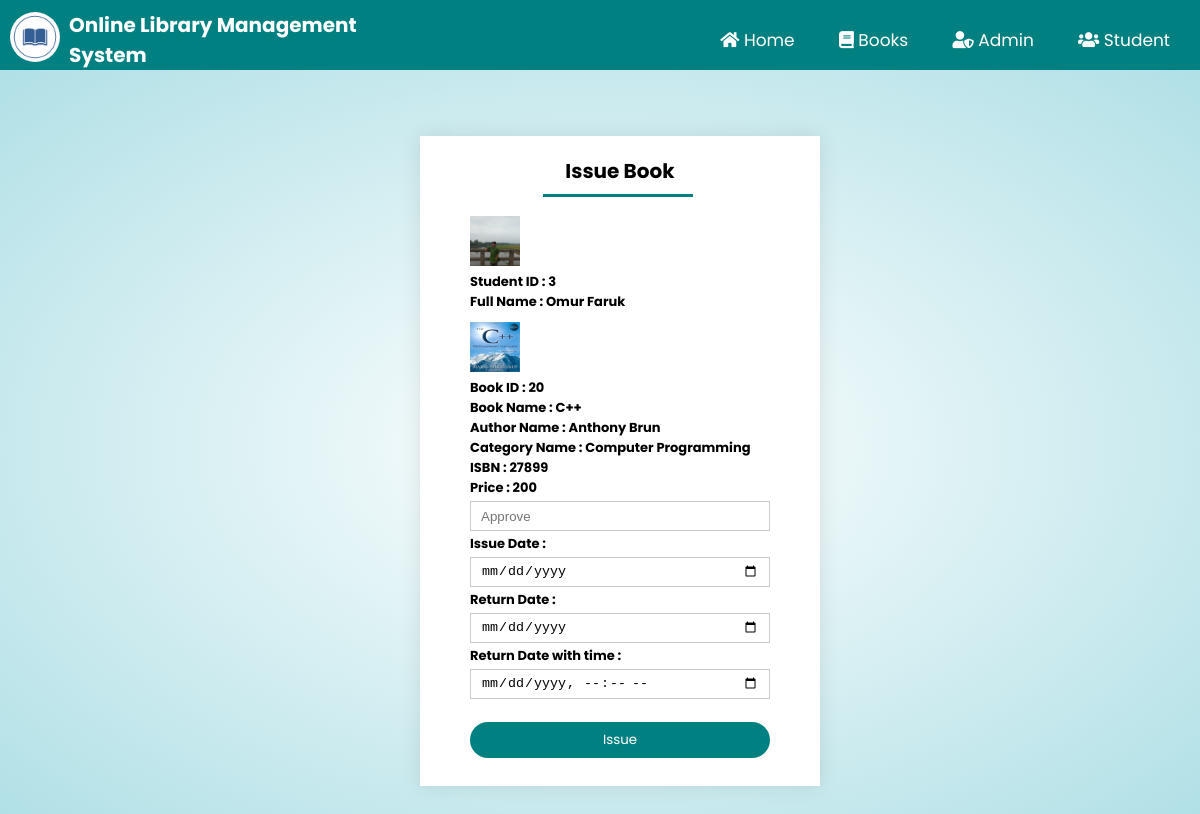
Page /issue_book.php?ed=3&ed1=20 on the committed database.
### tables this page shows
CREATE TABLE `issueinfo` (
  `studentid` int(100) NOT NULL,
  `bookid` int(100) NOT NULL,
  `issuedate` date NOT NULL,
  `returndate` date NOT NULL,
  `approve` varchar(200) NOT NULL,
  `fine` int(100) NOT NULL
);

CREATE TABLE `student` (
  `studentid` int(111) NOT NULL,
  `student_username` varchar(111) NOT NULL,
  `FullName` varchar(111) NOT NULL,
  `Email` varchar(111) NOT NULL,
  `Password` varchar(111) NOT NULL,
  `PhoneNumber` varchar(111) NOT NULL,
  `studentpic` varchar(100) NOT NULL
);

CREATE TABLE `books` (
  `bookid` int(100) NOT NULL,
  `bookpic` varchar(500) NOT NULL,
  `bookname` varchar(100) NOT NULL,
  `authorid` int(100) NOT NULL,
  `categoryid` int(100) NOT NULL,
  `ISBN` varchar(100) NOT NULL,
  `price` int(100) NOT NULL,
  `quantity` int(100) NOT NULL,
  `status` varchar(100) NOT NULL
);

CREATE TABLE `authors` (
  `authorid` int(111) NOT NULL,
  `authorname` varchar(111) NOT NULL
);

CREATE TABLE `category` (
  `categoryid` int(111) NOT NULL,
  `categoryname` varchar(111) NOT NULL
);

### issue_book.php (the view, shortened to what this page needs)
<?php
	include "connection.php";
    include "admin_navbar.php";
?>
<!DOCTYPE html>
<html lang="en">
<head>
    <link rel="stylesheet" href="https://cdnjs.cloudflare.com/ajax/libs/font-awesome/5.15.2/css/all.min.css" />
    <link rel="stylesheet" href="style.css?v=<?php echo time(); ?>">
</head>
<body>
    <div class="edit-profile-container">
        <?php
			$studentid=$_GET['ed'];
			$bookid=$_GET['ed1'];
			$q= "SELECT student.studentid,FullName,studentpic,issueinfo.bookid,books.bookname,ISBN,price,bookpic,issuedate,returndate,approve,authors.authorname,category.categoryname From issueinfo inner join student on issueinfo.studentid=student.studentid inner join books on issueinfo.bookid=books.bookid join authors on authors.authorid=books.authorid join category on category.categoryid=books.categoryid where student.studentid=$studentid and approve='' and issueinfo.bookid=$bookid";
			$res=mysqli_query($db,$q) or die(mysqli_error());
			$row=mysqli_fetch_assoc($res);
				$studentid=$row['studentid'];
				$studentpic=$row['studentpic'];
				$FullName=$row['FullName'];
				$bookid=$row['bookid'];
				$bookpic=$row['bookpic'];
				$bookname=$row['bookname'];
				$authorname=$row['authorname'];
				$categoryname=$row['categoryname'];
				$ISBN=$row['ISBN'];
				$price=$row['price'];
	    ?>
        <div class="form form-book">
            <div class="form-container edit-form-container issue-book-container edit-book-container">
                <div class="form-btn">
                    <span onclick="login()" style="width: 100%;">Issue Book</span>
                    <hr id="indicator" class="add-author">
                </div>
                <form action="" id="loginform" method="post" enctype="multipart/form-data">
                    <div class="label">
                        <?php echo "<img width='50px' height='50px' src='images/".$studentpic."'>"?>
                    </div>
                    <div class="label">
                        <label for="studentid">Student ID : </label>
                        <b style="font-size: 13px;">
                        <?php
			                echo $studentid;
			            ?>
                    </b><br>
                    </div>
                    <div class="label">
                        <label for="studentid">Full Name : </label>
                        <b style="font-size: 13px;">
                        <?php
			                echo $FullName;
			            ?>
                    </b><br>
                    </div>
                    <div class="label" style="margin-top: 10px;">
                        <?php echo "<img width='50px' height='50px' src='images/".$bookpic."'>"?>
                    </div>
                    <div class="label">
                        <label for="studentid">Book ID : </label>
                        <b style="font-size: 13px;">
                        <?php
			                echo $bookid;
			            ?>
                    </b><br>
                    </div>
                    <div class="label">
                        <label for="studentid">Book Name : </label>
                        <b style="font-size: 13px;">
                        <?php
			                echo $bookname;
			            ?>
                    </b><br>
                    </div>
                    <div class="label">
                        <label for="studentid">Author Name : </label>
                        <b style="font-size: 13px;">
                        <?php
			                echo $authorname;
			            ?>
                    </b><br>
                    </div>
                    <div class="label">
                        <label for="studentid">Category Name : </label>
                        <b style="font-size: 13px;">
                        <?php
			                echo $categoryname;
			            ?>
                    </b><br>
                    </div>
                    <div class="label">
                        <label for="studentid">ISBN : </label>
                        <b style="font-size: 13px;">
                        <?php
			                echo $ISBN;
			            ?>
                    </b><br>
                    </div>
                    <div class="label">
                        <label for="studentid">Price : </label>
                        <b style="font-size: 13px;">
                        <?php
			                echo $price;
			            ?>
                    </b><br>
                    </div>
                    <input type="text"  name="approve" placeholder="Approve">
                    <div class="label">
                        <label for="status">Issue Date : </label>
                    </div>
                    <input type="date"  name="issuedate">
                    <div class="label">
                        <label for="status">Return Date : </label>
                    </div>
                    <input type="date"  name="returndate">
                    <div class="label">
                        <label for="status">Return Date with time : </label>
                    </div>
                    <input type="datetime-local"  name="returndatetime">
                    <button type="submit" class="btn" name="submit" style="margin-top: 20px;">Issue</button>
                </form>
            </div>
        </div>
    </div>
</body>
</html>

### style.css (style rules this page uses)
html { scroll-behavior: smooth; }
* { margin: 0; padding: 0; box-sizing: border-box; }
body { font-family: 'Poppins', sans-serif; }
.btn { font-family: 'Poppins', sans-serif; }
.form { position: absolute; top: 55%; left: 35%; transform: translateY(-50%); text-align: center; }
.form-container { background: #fff; width: 400px; height: 500px; position: relative; padding: 20px 0; margin: auto; box-shadow: 0 0 20px 0px rgba(0,0,0,0.1); overflow: hidden; }
.form-container span { font-weight: bold; padding: 0 10px; cursor: pointer; width: 150px; display: inline-block; }
.form-btn { display: inline-block; }
.form-btn span { font-size: 20px; font-weight: bold; }
.form-container form { max-width: 400px; padding: 0 20px; position: absolute; top: 100px; transition: 1s; }
form input { width: 300px; height: 30px; margin: 10px 0; padding: 0 10px; border: 1px solid #ccc; }
.label { text-align: left; margin-left: 30px; font-size: 13px; }
form .btn { width: 300px; border: none; cursor: pointer; margin-top: 10px; margin-bottom: 10px; }
.edit-profile-container { background: radial-gradient(#fff,powderblue); width: 100%; padding-top: 50px; padding-bottom: 700px; }
.edit-profile-container .form label { text-align: left; font-weight: bold; }
.edit-profile-container .form-container { height: 450px; margin-top: 50px; }
.edit-profile-container .edit-form-container { height: 550px; }
.edit-book-container form input { margin: 3px 0; }
.edit-profile-container .edit-book-container { height: 650px; margin-top: 30px; }
.edit-profile-container .issue-book-container { height: 650px; margin-top: 20px; }
.edit-book-container form { top: 80px; }
#loginform { left: 0; }
.btn { display: inline-block; background-color: teal; color: #fff; padding: 8px 30px; border-radius: 30px; transition: background-color 0.4s; outline: none; }
#indicator { width: 150px; border: none; background: teal; height: 3px; margin-top: 8px; transition: 1s; transform: translateX(10px); }
.add-author { margin-right: 25px; }

### rows in the picture
issueinfo: student.studentpic (picture), student.studentid "3", student.FullName "Omur Faruk", bookid.bookpic (picture), bookid "20", bookid.bookname "C++", authors.authorname "Anthony Brun", category.categoryname "Computer Programming", bookid.ISBN "27899", bookid.price "200"
